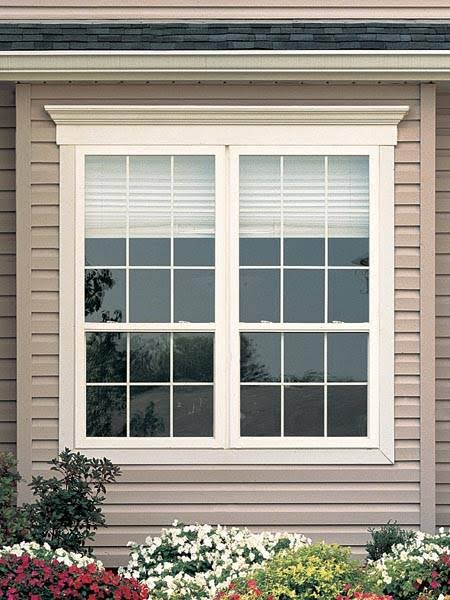
#> input picture projects/oriente/assets/ventana_nueva.png, 450 x 600 px
$ python -i nocturno.py   (imports and definitions only)
#> lines starting #> are read from the running program, lines starting #| are printed output that depends on the picture; after the words box and inside, x2 and y2 are one past the last pixel; in counts of white or black regions, pixels touching at a corner belong together
#> further down, picture is the input picture: shape (600, 450, 3); mean B, G, R 139.5, 148.9, 153.2
"""Convierte las capturas de día a noche y las recorta a 9:16 (1080x1920).

    python3 projects/oriente/nocturno.py            # assets/capturas/*.png → assets/noche/*.jpg + hoja de contactos

Pasos: recorte vertical evitando la interfaz de la app, borrado de etiquetas blancas (inpaint),
"day for night" (oscurecer, enfriar hacia azul marino) y luces artificiales donde hay ciudad.
"""
import glob
import os

import cv2
import numpy as np

ROOT = os.path.dirname(os.path.abspath(__file__))
SRC = os.path.join(ROOT, "assets", "capturas")
DST = os.path.join(ROOT, "assets", "noche")
W, H = 1080, 1920
NAVY = np.array([58, 31, 11], np.float32) / 255
WARM = np.array([71, 181, 255], np.float32) / 255     # ámbar de marca (BGR)
SODIUM = np.array([90, 170, 255], np.float32) / 255

# por captura: centro del encuadre (px de la captura), zona vertical útil, tipo de escena
CFG = {
    "1_tierra": dict(c=(1342, 1087), y=(165, 1670), kind="planeta"),
    "2_espana": dict(c=(1440, 1576), y=(545, 2050), kind="region"),
    "3_granada": dict(c=(1514, 1250), y=(165, 1670), kind="ciudad"),
    "4_centro": dict(c=(1420, 920), y=(165, 1670), kind="ciudad"),
    "5_tejados": dict(c=(1500, 920), y=(165, 1670), kind="tejados"),
    "6_ventana": dict(c=(1445, 900), y=(60, 1700), kind="ventana"),
}


# [5 lines left out: function crop916, not called in this run]


def remove_labels(img):
    """Borra textos e iconos blancos de la app (con su contorno oscuro) por inpainting."""
    hsv = cv2.cvtColor(img, cv2.COLOR_BGR2HSV)
#> hsv: shape (600, 450, 3); mean H, S, V 40.2, 41.4, 157.1
    white = ((hsv[..., 2] > 225) & (hsv[..., 1] < 30)).astype(np.uint8)
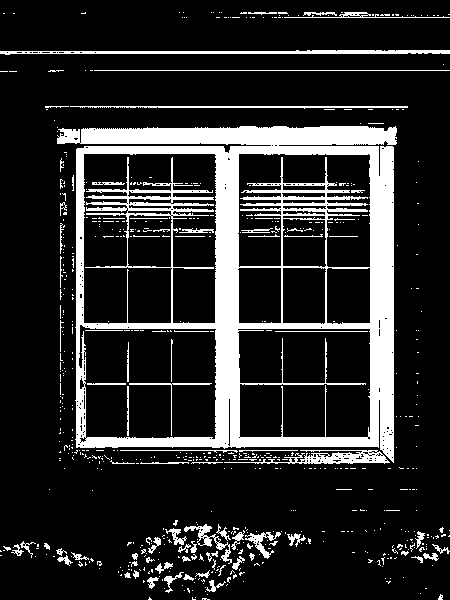
#> white: shape (600, 450); values 0 (black) and 1 (white), 16.6% white; 659 white regions (575 under 20 px), largest, box (x1, y1, x2, y2) and area: (57, 126, 397, 463) 34594, (0, 50, 450, 55) 1440, (224, 450, 390, 464) 988
    n, lab, stats, _ = cv2.connectedComponentsWithStats(white, 8)
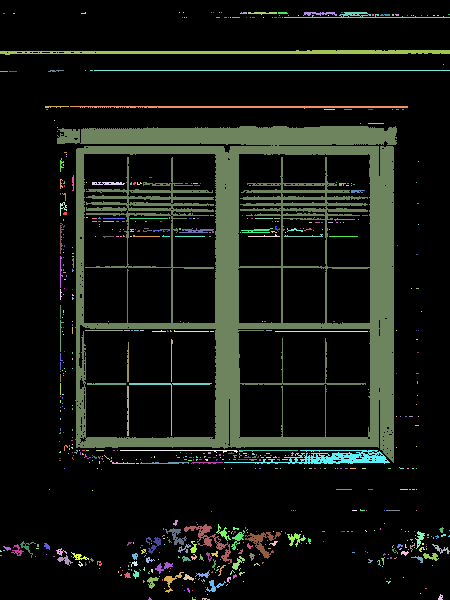
#> lab: shape (600, 450) int32; 660 distinct labels, from 0 to 659; one colour per label, 0 black
#> n = 660; stats = 660 rows, first 6: [0, 0, 450, 600, 225101], [3, 13, 2, 1, 2], [13, 13, 2, 1, 2], [81, 12, 5, 2, 6], [179, 12, 1, 1, 1], [183, 12, 1, 1, 1]
    keep = np.zeros_like(white)
    for i in range(1, n):
        if stats[i, cv2.CC_STAT_AREA] < 4000:  # trazos pequeños = letras; zonas grandes (nieve) se quedan
            keep[lab == i] = 1
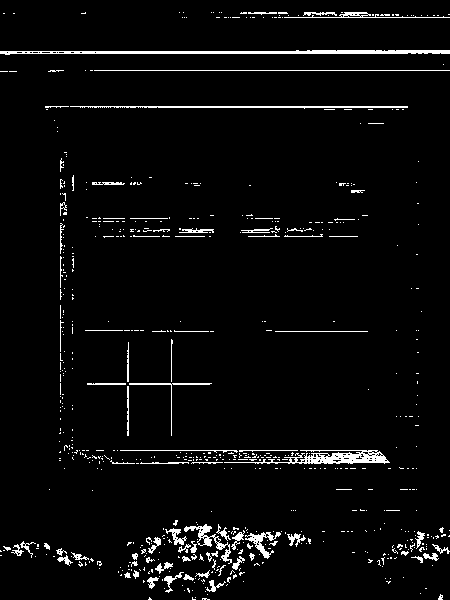
#> keep: shape (600, 450); values 0 (black) and 1 (white), 3.8% white in thin lines or dots
    mask = cv2.dilate(keep, np.ones((7, 7), np.uint8))
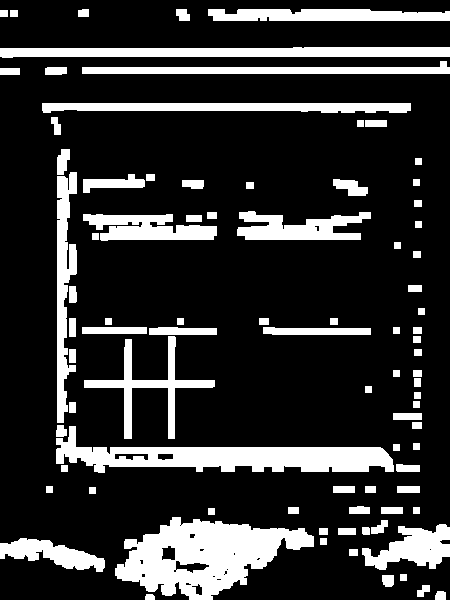
#> mask: shape (600, 450); values 0 (black) and 1 (white), 19.2% white; 87 white regions, largest, box (x1, y1, x2, y2) and area: (115, 517, 314, 600) 9156, (56, 426, 394, 473) 7112, (0, 47, 450, 58) 4216
    return cv2.inpaint(img, mask * 255, 5, cv2.INPAINT_TELEA)
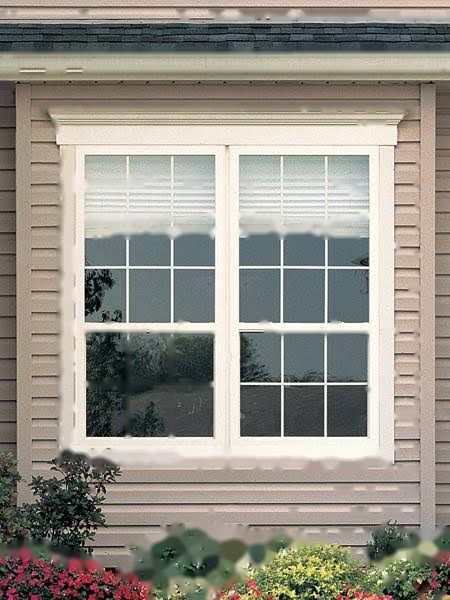
#> returned value: shape (600, 450, 3); mean of channels 0, 1, 2 135.3, 144.7, 148.9; drawn as B, G, R


# [73 lines left out: functions night_base, bloom, urban_lights, convert, main, not called in this run]


# [2 lines not run here, left out]

>>> import cv2
>>> picture = cv2.imread('assets/ventana_nueva.png')
>>> result = remove_labels(picture)
